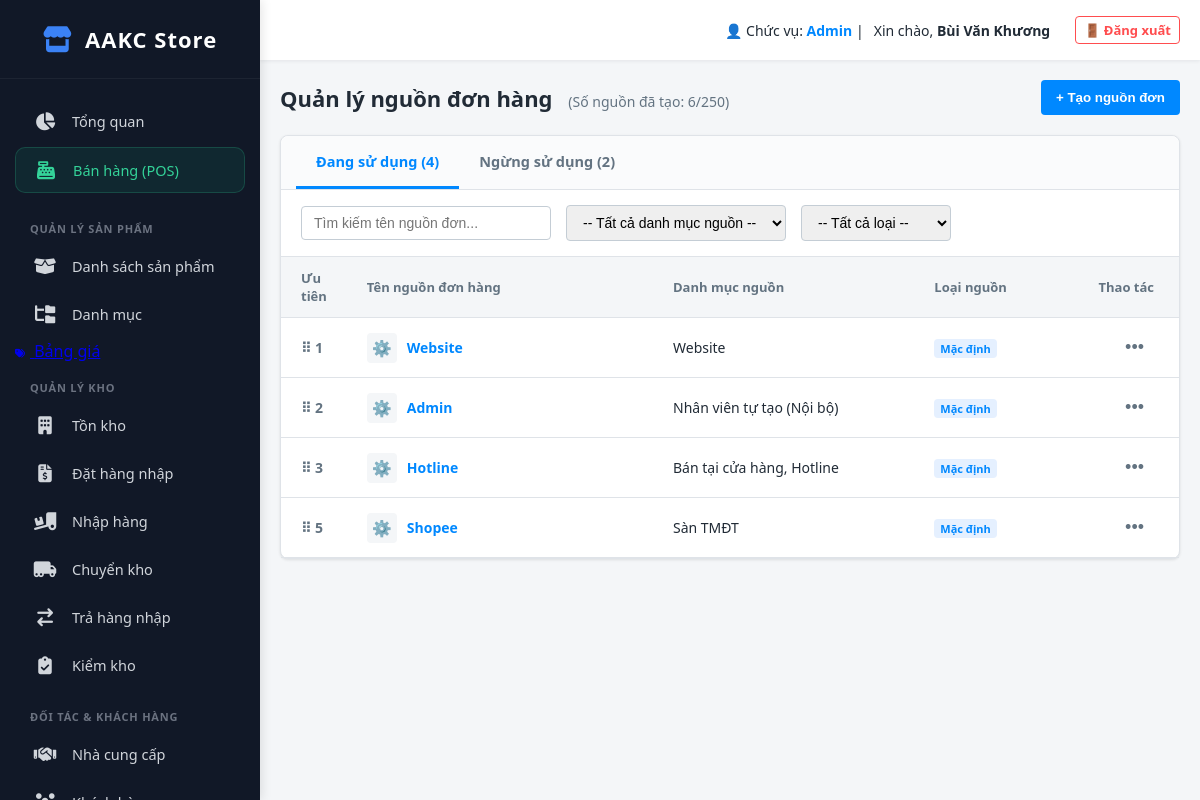
Before: /index.php?action=order_sources (signed in) with the older database file.
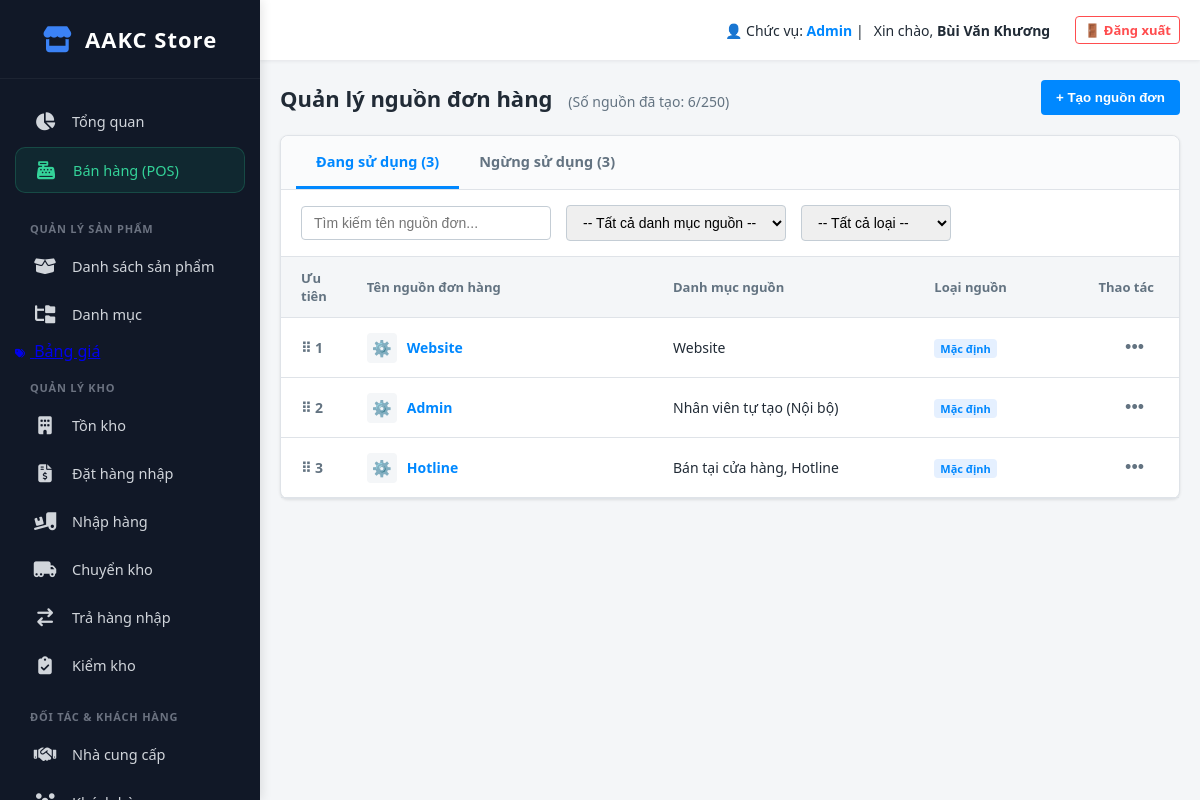
After: the same page with the newer database file.
### tables this page shows
CREATE TABLE `order_sources` (
  `id` int(11) NOT NULL,
  `source_name` varchar(100) NOT NULL,
  `category_name` varchar(100) NOT NULL,
  `source_type` varchar(50) DEFAULT 'Mặc định',
  `status` varchar(50) DEFAULT 'Đang sử dụng',
  `logo_url` varchar(255) DEFAULT NULL,
  `sort_order` int(11) DEFAULT 0,
  `created_at` timestamp NOT NULL DEFAULT current_timestamp()
);

### app/controllers/OrderSourceController.php (called while the page is built, shortened)
<?php
require_once __DIR__ . '/../../config/database.php';
class OrderSourceController
{
    private $db;
    public function __construct()
    {
        $this->db = (new Database())->getConnection();
    }
    public function index()
    {
        $stmt = $this->db->query("SELECT * FROM order_sources ORDER BY sort_order ASC, id DESC");
        $all_sources = $stmt->fetchAll(PDO::FETCH_ASSOC);
        $total_created = count($all_sources);
        $active_sources = array_filter($all_sources, fn($s) => $s['status'] === 'Đang sử dụng');
        $inactive_sources = array_filter($all_sources, fn($s) => $s['status'] === 'Ngừng sử dụng');
        require_once __DIR__ . '/../views/setting/order_sources.php';
    }
}

### public/index.php (called while the page is built, shortened)
<?php
$app = new App();

### config/database.php (called while the page is built, shortened)
<?php
class Database
{
    private $host = "localhost";
    private $db_name = "quanly_imei";
    private $username = "root";
    private $password = "";
    public function getConnection()
    {
        $this->conn = null;
        try {
            $this->conn = new PDO("mysql:host=" . $this->host . ";dbname=" . $this->db_name, $this->username, $this->password);
            $this->conn->exec("set names utf8");
            $this->conn->setAttribute(PDO::ATTR_ERRMODE, PDO::ERRMODE_EXCEPTION);
        } catch (PDOException $exception) {
            echo "Lỗi kết nối CSDL: " . $exception->getMessage();
        }
        return $this->conn;
    }
}

### app/views/setting/order_sources.php (the view, shortened to what the changed rows need)
<?php
require_once __DIR__ . '/../layout/header.php'; ?>
<div class="v3-header">
    <div class="v3-title">Quản lý nguồn đơn hàng <span style="font-size:14px; color:#637381; font-weight:normal; margin-left:10px;">(Số nguồn đã tạo: <?php echo $total_created; ?>/250)</span></div>
    <button style="background: #0088ff; color: #fff; border: none; padding: 10px 15px; border-radius: 4px; font-weight: 600; cursor: pointer;" onclick="openCreateModal()">+ Tạo nguồn đơn</button>
</div>
<div class="v3-card">
    <div class="tabs-bar">
        <div class="tab-item active" onclick="switchTab('active', this)">Đang sử dụng (<?php echo count($active_sources); ?>)</div>
        <div class="tab-item" onclick="switchTab('inactive', this)">Ngừng sử dụng (<?php echo count($inactive_sources); ?>)</div>
    </div>
    <div class="filter-bar">
        <input type="text" id="txt_search" class="form-control" style="width: 250px;" placeholder="Tìm kiếm tên nguồn đơn..." oninput="filterSources()">
        <select id="sel_category" class="form-control" style="width: 220px;" onchange="filterSources()">
            <option value="">-- Tất cả danh mục nguồn --</option>
        </select>
        <select id="sel_type" class="form-control" style="width: 150px;" onchange="filterSources()">
            <option value="">-- Tất cả loại --</option>
        </select>
    </div>
    <div id="panel_active">
        <table class="table-sources">
            <thead>
                <tr>
                    <th style="width: 5%;">Ưu tiên</th>
                    <th style="width: 35%;">Tên nguồn đơn hàng</th>
                    <th style="width: 30%;">Danh mục nguồn</th>
                    <th style="width: 15%;">Loại nguồn</th>
                    <th style="width: 15%; text-align: right; padding-right:25px;">Thao tác</th>
                </tr>
            </thead>
            <tbody>
                <?php if (empty($active_sources)): ?>
                    <tr>
                        <td colspan="5" style="text-align:center; color:#8c98a4; padding:30px;">Không có nguồn đơn nào đang hoạt động.</td>
                    </tr>
                <?php else: ?>
                    <?php foreach ($active_sources as $s): ?>
                        <tr class="source-row" data-name="<?php echo strtolower($s['source_name']); ?>" data-cat="<?php echo $s['category_name']; ?>" data-type="<?php echo $s['source_type']; ?>">
                            <td style="color:#637381; font-weight:bold; cursor:move;">⠿ <?php echo $s['sort_order']; ?></td>
                            <td>
                                <div style="display:flex; align-items:center; gap:10px;">
                                    <div style="width:30px; height:30px; background:#f4f6f8; border-radius:4px; display:flex; align-items:center; justify-content:center; font-size:16px;">
                                        <?php echo $s['source_type'] == 'Mặc định' ? '⚙️' : '👑'; ?>
                                    </div>
                                    <b style="color:#0088ff;"><?php echo htmlspecialchars($s['source_name']); ?></b>
                                </div>
                            </td>
                            <td><?php echo htmlspecialchars($s['category_name']); ?></td>
                            <td>
                                <span class="badge-type <?php echo $s['source_type'] == 'Mặc định' ? 'badge-default' : 'badge-custom'; ?>">
                                    <?php echo $s['source_type']; ?>
                                </span>
                            </td>
                            <td style="text-align: right; padding-right:25px;">
                                <div class="action-menu-container">
                                    <button class="btn-trigger-menu" onclick="toggleDropdownMenu(event, <?php echo $s['id']; ?>)">•••</button>
                                </div>
                            </td>
                        </tr>
                    <?php endforeach; ?>
                <?php endif; ?>
            </tbody>
        </table>
    </div>
</div>
<?php require_once __DIR__ . '/../layout/footer.php'; ?>

Changed rows visible on the page:
no longer on this page (row edited): order_sources: sort_order "5", source_name "Shopee", category_name "Sàn TMĐT", source_type "Mặc định"
Other visible differences:
count($active_sources): "4" → "3"
count($inactive_sources): "2" → "3"
